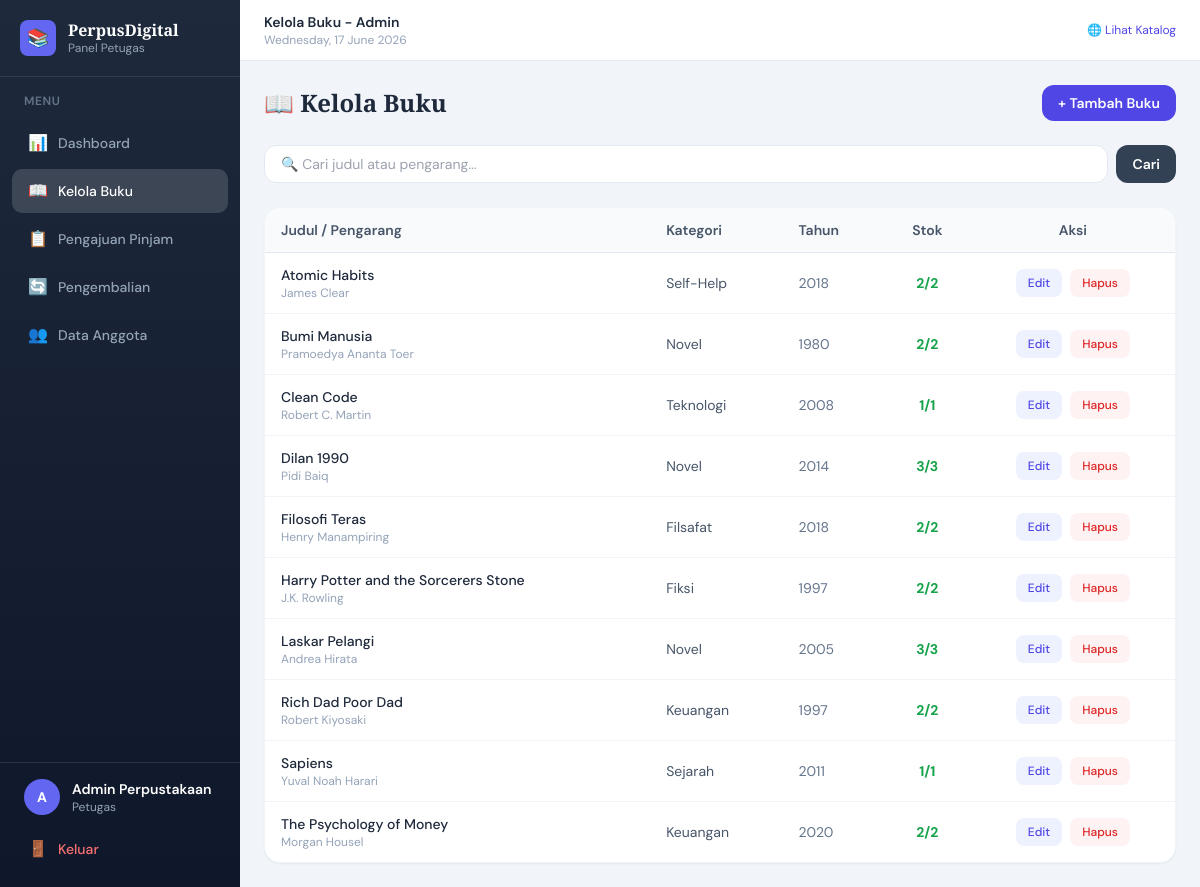
Screenshot of /admin/buku.php (signed in) with the database file from the repository.
### tables this page shows
CREATE TABLE buku (
    id INT AUTO_INCREMENT PRIMARY KEY,
    judul VARCHAR(200) NOT NULL,
    pengarang VARCHAR(100) NOT NULL,
    penerbit VARCHAR(100),
    tahun_terbit YEAR,
    kategori VARCHAR(50),
    isbn VARCHAR(20),
    stok INT DEFAULT 1,
    stok_tersedia INT DEFAULT 1,
    deskripsi TEXT,
    cover_url VARCHAR(255),
    created_at TIMESTAMP DEFAULT CURRENT_TIMESTAMP
);

### config/app.php (called while the page is built, shortened)
<?php
function url(string $path = ''): string {
    $path = ltrim($path, '/');
    return BASE_URL . ($path ? '/' . $path : '/');
}

### includes/functions.php (called while the page is built, shortened)
<?php
function e($str) {
    return htmlspecialchars($str ?? '', ENT_QUOTES, 'UTF-8');
}

### admin/buku.php (the view, shortened to what this page needs)
<?php
require_once '../config/app.php';
require_once '../includes/functions.php';
$pageTitle = 'Kelola Buku - Admin';
$db = getDB();
$search = trim($_GET['q'] ?? '');
$where = $search ? "WHERE judul LIKE ? OR pengarang LIKE ?" : '';
$params = $search ? ["%$search%", "%$search%"] : [];
$stmt = $db->prepare("SELECT * FROM buku $where ORDER BY judul ASC");
$stmt->execute($params);
$bukus = $stmt->fetchAll();
include 'header.php';
?>
<div class="flex items-center justify-between mb-6">
    <h1 class="font-display text-2xl font-bold text-slate-800">📖 Kelola Buku</h1>
    <button onclick="document.getElementById('modal-tambah').classList.remove('hidden')"
            class="bg-indigo-600 hover:bg-indigo-700 text-white text-sm font-semibold px-4 py-2 rounded-xl transition">
        + Tambah Buku
    </button>
</div>
<form method="GET" action="<?= url('admin/buku.php') ?>" class="flex gap-2 mb-6">
    <input type="text" name="q" value="<?= e($search) ?>" placeholder="🔍 Cari judul atau pengarang..."
        class="flex-1 border border-slate-200 rounded-xl px-4 py-2 text-sm focus:outline-none focus:ring-2 focus:ring-indigo-400 bg-white">
    <button type="submit" class="bg-slate-700 text-white px-4 py-2 rounded-xl text-sm font-semibold">Cari</button>
</form>
<div class="bg-white rounded-2xl border border-slate-100 shadow-sm overflow-hidden">
    <table class="w-full text-sm">
        <thead class="bg-slate-50 border-b border-slate-200">
            <tr>
                <th class="px-4 py-3 text-left font-semibold text-slate-600">Judul / Pengarang</th>
                <th class="px-4 py-3 text-left font-semibold text-slate-600 hidden md:table-cell">Kategori</th>
                <th class="px-4 py-3 text-left font-semibold text-slate-600 hidden lg:table-cell">Tahun</th>
                <th class="px-4 py-3 text-center font-semibold text-slate-600">Stok</th>
                <th class="px-4 py-3 text-center font-semibold text-slate-600">Aksi</th>
            </tr>
        </thead>
        <tbody class="divide-y divide-slate-100">
        <?php foreach ($bukus as $b): ?>
            <tr class="hover:bg-slate-50">
                <td class="px-4 py-3">
                    <p class="font-medium text-slate-800"><?= e($b['judul']) ?></p>
                    <p class="text-xs text-slate-400"><?= e($b['pengarang']) ?></p>
                </td>
                <td class="px-4 py-3 text-slate-600 hidden md:table-cell"><?= e($b['kategori']) ?></td>
                <td class="px-4 py-3 text-slate-500 hidden lg:table-cell"><?= $b['tahun_terbit'] ?? '-' ?></td>
                <td class="px-4 py-3 text-center">
                    <span class="font-bold <?= $b['stok_tersedia'] > 0 ? 'text-green-600' : 'text-red-500' ?>">
                        <?= $b['stok_tersedia'] ?>/<?= $b['stok'] ?>
                    </span>
                </td>
                <td class="px-4 py-3 text-center">
                    <div class="flex gap-2 justify-center">
                        <a href="<?= url('admin/buku.php') ?>?edit=<?= $b['id'] ?>"
                           class="bg-indigo-50 text-indigo-600 hover:bg-indigo-100 text-xs font-medium px-3 py-1.5 rounded-lg transition">Edit</a>
                        <form method="POST" onsubmit="return confirm('Hapus buku ini?')">
                            <button type="submit" class="bg-red-50 text-red-600 hover:bg-red-100 text-xs font-medium px-3 py-1.5 rounded-lg transition">Hapus</button>
                        </form>
                    </div>
                </td>
            </tr>
        <?php endforeach; ?>
        </tbody>
    </table>
</div>
<?php include 'footer.php'; ?>

### admin/header.php (shortened to what this page needs)
<!DOCTYPE html>
<html lang="id">
<head>
    <script src="https://cdn.tailwindcss.com"></script>
</head>
<body class="bg-slate-100 min-h-screen">
<div class="flex min-h-screen">
<aside class="sidebar bg-gradient-to-b from-slate-800 to-slate-900 min-h-screen flex flex-col fixed top-0 left-0 z-40">
    <div class="px-5 py-5 border-b border-white/10">
        <div class="flex items-center gap-3">
            <div class="w-9 h-9 bg-indigo-500 rounded-lg flex items-center justify-center text-lg">📚</div>
            <div>
                <p class="font-display text-white font-bold text-base leading-tight">PerpusDigital</p>
                <p class="text-slate-400 text-xs">Panel Petugas</p>
            </div>
        </div>
    </div>
    <nav class="flex-1 px-3 py-4 space-y-1 overflow-y-auto">
        <p class="text-xs font-semibold text-slate-500 uppercase tracking-wider px-3 mb-3">Menu</p>
        <a href="/perpustakaan/admin/dashboard.php"
           class="sidebar-link <?= basename($_SERVER['PHP_SELF']) === 'dashboard.php' ? 'active' : '' ?>">
            <span class="icon">📊</span> Dashboard
        </a>
        <a href="/perpustakaan/admin/buku.php"
           class="sidebar-link <?= basename($_SERVER['PHP_SELF']) === 'buku.php' ? 'active' : '' ?>">
            <span class="icon">📖</span> Kelola Buku
        </a>
        <a href="/perpustakaan/admin/peminjaman.php"
           class="sidebar-link <?= basename($_SERVER['PHP_SELF']) === 'peminjaman.php' ? 'active' : '' ?>">
            <span class="icon">📋</span> Pengajuan Pinjam
        </a>
        <a href="/perpustakaan/admin/pengembalian.php"
           class="sidebar-link <?= basename($_SERVER['PHP_SELF']) === 'pengembalian.php' ? 'active' : '' ?>">
            <span class="icon">🔄</span> Pengembalian
        </a>
        <a href="/perpustakaan/admin/anggota.php"
           class="sidebar-link <?= basename($_SERVER['PHP_SELF']) === 'anggota.php' ? 'active' : '' ?>">
            <span class="icon">👥</span> Data Anggota
        </a>
    </nav>
    <div class="px-3 py-4 border-t border-white/10 space-y-3">
        <div class="flex items-center gap-3 px-3">
            <div class="w-9 h-9 bg-indigo-500 rounded-full flex items-center justify-center text-white text-sm font-bold flex-shrink-0">
                <?= strtoupper(substr($_SESSION['petugas']['nama'] ?? 'A', 0, 1)) ?>
            </div>
            <div class="overflow-hidden">
                <p class="text-white text-sm font-semibold truncate"><?= htmlspecialchars($_SESSION['petugas']['nama'] ?? 'Admin') ?></p>
                <p class="text-slate-400 text-xs">Petugas</p>
            </div>
        </div>
        <a href="/perpustakaan/admin/logout.php"
           class="sidebar-link text-red-400 hover:text-red-300 hover:bg-red-500/10">
            <span class="icon">🚪</span> Keluar
        </a>
    </div>
</aside>
<div class="flex-1 flex flex-col" style="margin-left: 240px;">
    <header class="bg-white border-b border-slate-200 px-6 py-3 flex items-center justify-between sticky top-0 z-30">
        <div>
            <p class="text-slate-800 font-semibold text-sm"><?= $pageTitle ?? 'Dashboard' ?></p>
            <p class="text-slate-400 text-xs"><?= date('l, d F Y') ?></p>
        </div>
        <a href="/perpustakaan/index.php" target="_blank"
           class="text-xs text-indigo-600 hover:underline flex items-center gap-1">
            🌐 Lihat Katalog
        </a>
    </header>
    <main class="flex-1 p-6">

### admin/footer.php
    </main>
</div>
</div>
</body>
</html>

### admin/header.php (style rules this page uses)
body { font-family: 'DM Sans', sans-serif; }
.font-display { font-family: 'Playfair Display', serif; }
.sidebar { width: 240px; min-width: 240px; flex-shrink: 0; }
.sidebar-link { display: flex; align-items: center; gap: 10px; padding: 10px 16px; border-radius: 10px; color: #94a3b8; font-size: 14px; font-weight: 500; text-decoration: none; transition: all 0.15s; white-space: nowrap; }
.sidebar-link.active { background: rgba(255,255,255,0.15); color: #fff; }
.sidebar-link .icon { font-size: 16px; flex-shrink: 0; }

### rows the page displays
buku: judul "Atomic Habits", pengarang "James Clear", kategori "Self-Help", tahun_terbit "2018", stok_tersedia "2", stok "2"
buku: judul "Bumi Manusia", pengarang "Pramoedya Ananta Toer", kategori "Novel", tahun_terbit "1980", stok_tersedia "2", stok "2"
buku: judul "Clean Code", pengarang "Robert C. Martin", kategori "Teknologi", tahun_terbit "2008", stok_tersedia "1", stok "1"
buku: judul "Dilan 1990", pengarang "Pidi Baiq", kategori "Novel", tahun_terbit "2014", stok_tersedia "3", stok "3"
buku: judul "Filosofi Teras", pengarang "Henry Manampiring", kategori "Filsafat", tahun_terbit "2018", stok_tersedia "2", stok "2"
buku: judul "Harry Potter and the Sorcerers Stone", pengarang "J.K. Rowling", kategori "Fiksi", tahun_terbit "1997", stok_tersedia "2", stok "2"
buku: judul "Laskar Pelangi", pengarang "Andrea Hirata", kategori "Novel", tahun_terbit "2005", stok_tersedia "3", stok "3"
buku: judul "Rich Dad Poor Dad", pengarang "Robert Kiyosaki", kategori "Keuangan", tahun_terbit "1997", stok_tersedia "2", stok "2"
buku: judul "Sapiens", pengarang "Yuval Noah Harari", kategori "Sejarah", tahun_terbit "2011", stok_tersedia "1", stok "1"
buku: judul "The Psychology of Money", pengarang "Morgan Housel", kategori "Keuangan", tahun_terbit "2020", stok_tersedia "2", stok "2"

### other values shown
substr($_SESSION['petugas']['nama'] ?? 'A', 0, 1) "A"
$_SESSION['petugas']['nama'] "Admin Perpustakaan"
$pageTitle "Kelola Buku - Admin"
